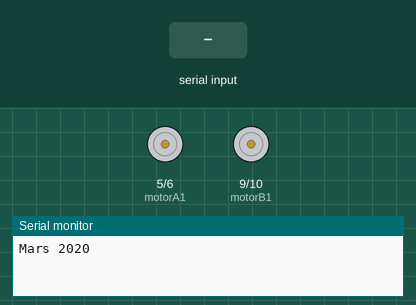
This sketch was run on a simulated Arduino Uno, built with avr-gcc and run on an emulated ATmega328P. Shown: motor-driver pin pairs drawn as motors (green arrow = first pin HIGH = forward, orange = second pin HIGH = backward, longer = more drive), the last lines printed to the serial monitor. Inputs (shaded band) come from the test bench.

Above: at 1.2 s.
1.3 s: "T" received over Serial
At 1.6 s:
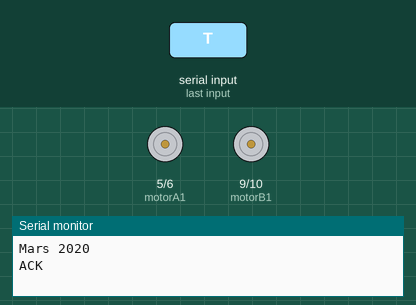
2.8 s: "L" received over Serial
At 2.81 s:
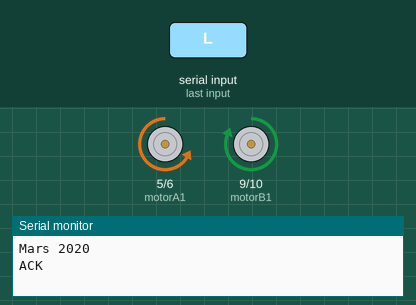
4.3 s: "R" received over Serial
At 4.31 s:
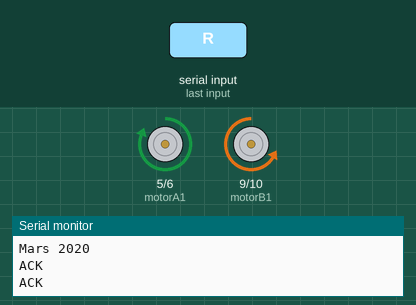
5.8 s: "B" received over Serial
At 6.5 s:
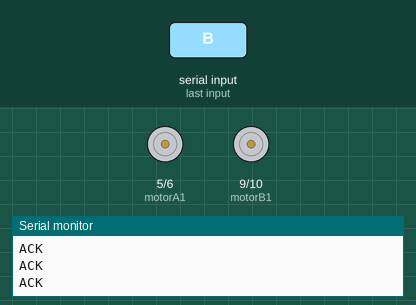
Timing chart, 0 to 8.4 s (numbered marks = the images above; inputs shaded):
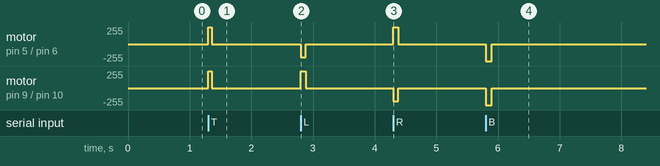

The sketch:

serial1.ino
```cpp
int motorA1 = 5;
int motorA2 = 6;
int motorB1 = 9;
int motorB2 = 10;
int speed = 255;

// initial command
int command = 0;

bool is_valid_direction(char direction)
{
  switch (direction)
  {
    case 'T': case 'l': case 'L': case 'r': case 'R': case 'B':
      return true;
  }

  return false;
}

void setup()
{
  pinMode(motorA1, OUTPUT);
  pinMode(motorA2, OUTPUT);
  pinMode(motorB1, OUTPUT);
  pinMode(motorB2, OUTPUT);
  Serial.begin(9600);

  while (!Serial);

  Serial.println("Mars 2020");
}

void loop()
{
  if (Serial.available())
  {
    //int state = Serial.parseInt();
    char direction;

    do
    {
      direction = Serial.read();
    }
    while (!is_valid_direction(direction));

    switch (direction)
    {
      case 'T':
        analogWrite(motorA1, speed);
        analogWrite(motorA2, 0);
        analogWrite(motorB1, speed);
        analogWrite(motorB2, 0);
        //Serial.println("On Track! Keep going!! GOGOGO");
        break;

      case 'l' :
        analogWrite(motorA1, 50);
        analogWrite(motorA2, 0);
        analogWrite(motorB1, speed);
        analogWrite(motorB2, 0);
        //Serial.println("Turn Left!");
        break;

      case 'L':
        analogWrite(motorA1, 0);
        analogWrite(motorA2, 200);
        analogWrite(motorB1, speed);
        analogWrite(motorB2, 0);
        //Serial.println("Turn Left!!!!!!!!!");
        break;

      case 'r':
        analogWrite(motorA1, speed);
        analogWrite(motorA2, 0);
        analogWrite(motorB1, 50);
        analogWrite(motorB2, 0);
        //Serial.println("Turn Right!");
        break;

      case 'R':
        analogWrite(motorA1, speed);
        analogWrite(motorA2, 0);
        analogWrite(motorB1, 0);
        analogWrite(motorB2, 200);
        //Serial.println("Turn Right!!!!!!!");
        break;

      case 'B' :
        analogWrite(motorA1, 0);
        analogWrite(motorA2, speed);
        analogWrite(motorB1, 0);
        analogWrite(motorB2, speed);
        //Serial.println("Back!");
        break;
    }
    if(direction == 'R' || direction == 'L'){
      delay(20);
    }
    if(direction == 'B'){
      delay(100);
    }
    else{
      delay(60);
    }
    analogWrite(motorA1, 0);
    analogWrite(motorA2, 0);
    analogWrite(motorB1, 0);
    analogWrite(motorB2, 0);
    Serial.write("ACK\n");
    delay(50);
  }
}
```

Measured:
- after the input at 1.3 s, motor on pin 5 (motorA1) / pin 6 (motorA2), motor on pin 9 (motorB1) / pin 10 (motorB2): stopped → forward 255/255 at once, → stopped 0.06 s later
- after the input at 2.8 s, motor on pin 5 (motorA1) / pin 6 (motorA2): stopped → backward 200/255 at once, → stopped 0.08 s later; motor on pin 9 (motorB1) / pin 10 (motorB2): stopped → forward 255/255 at once, → stopped 0.08 s later
- after the input at 4.3 s, motor on pin 5 (motorA1) / pin 6 (motorA2): stopped → forward 255/255 at once, → stopped 0.08 s later; motor on pin 9 (motorB1) / pin 10 (motorB2): stopped → backward 200/255 at once, → stopped 0.08 s later
- after the input at 5.8 s, motor on pin 5 (motorA1) / pin 6 (motorA2), motor on pin 9 (motorB1) / pin 10 (motorB2): stopped → backward 255/255 at once, → stopped 0.10 s later
